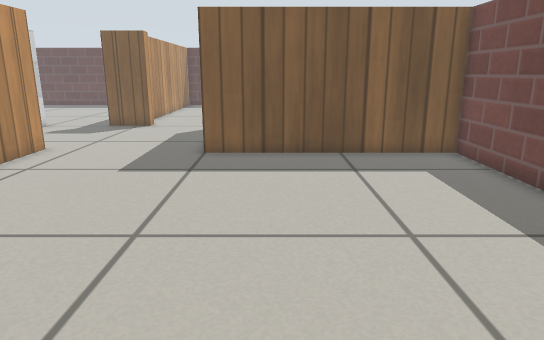
[1] (above)

17 first-person views from a walk through a world built for the Gazebo simulator. The camera is 0.57 m above the floor, tilts 14° down and sees 70° across. The floor is counted in squares, 0.2 m on a side. Each view is taken from the middle of a square. On the plan, view 1 faces up. The plan holds only what a view shows up to about 20 squares ahead; the rest is blank. Gazebo's built-in surfaces are drawn with simple patterns.

[2]
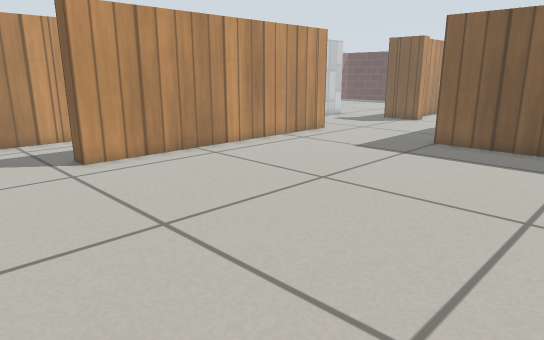

[3]
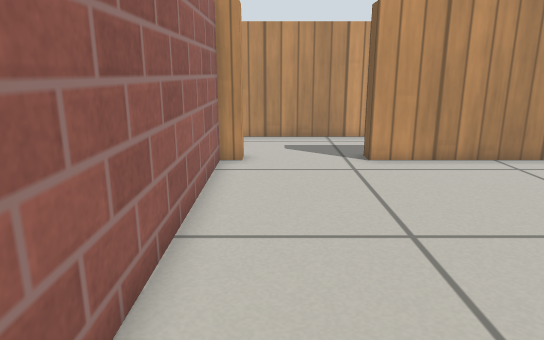

[4]
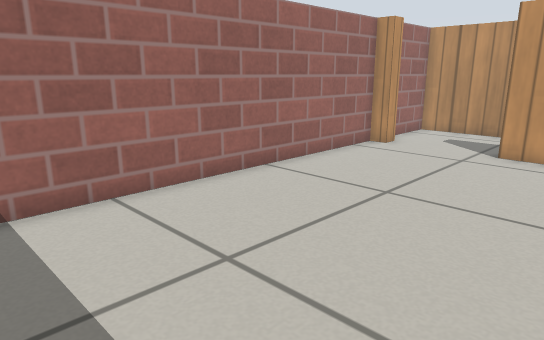

[5]
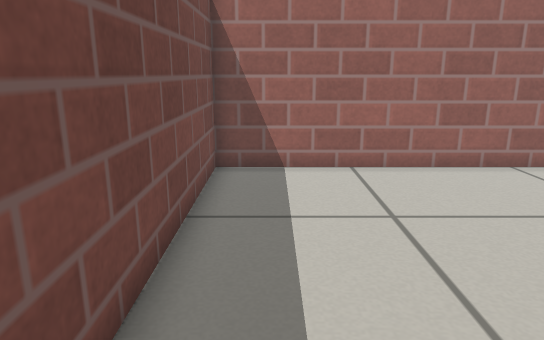

[6]
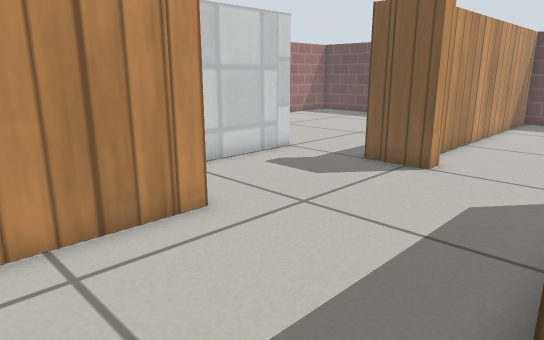

[7]
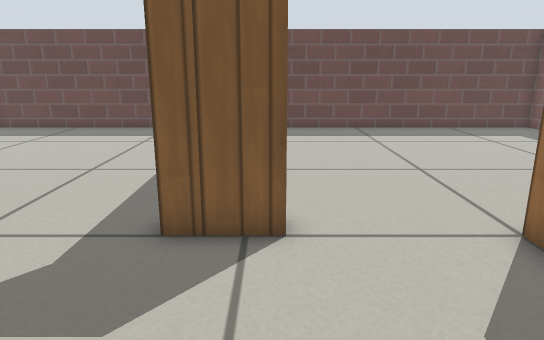

[8]
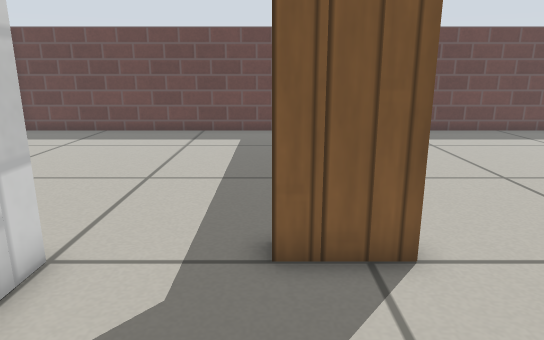

[9]
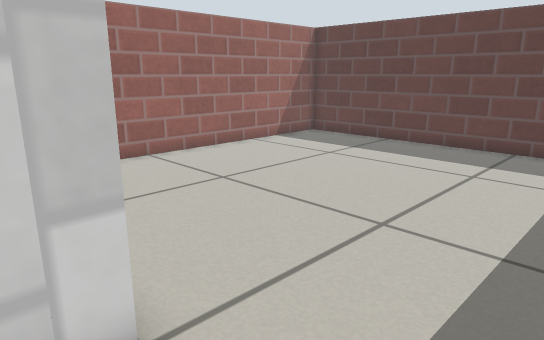

[10]
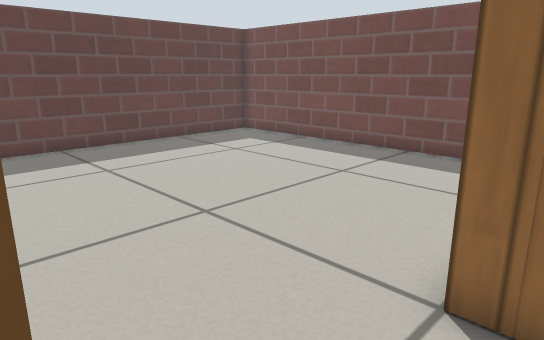

[11]
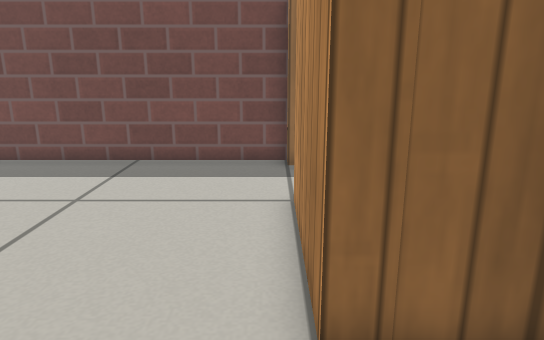

[12]
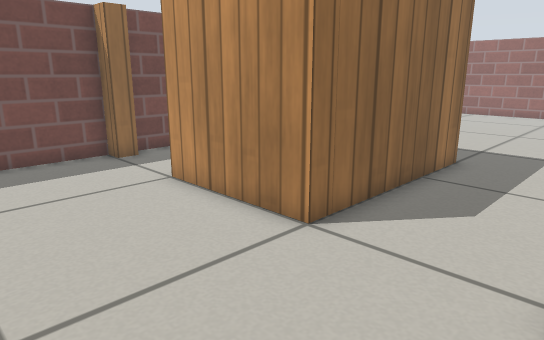

[13]
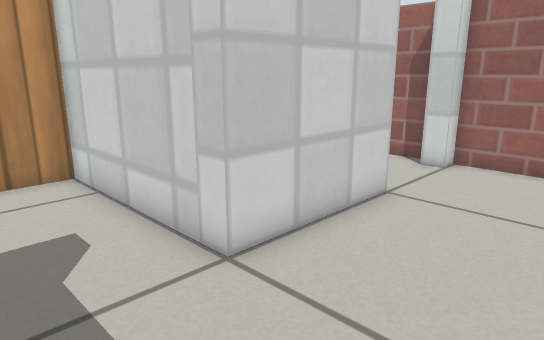

[14]
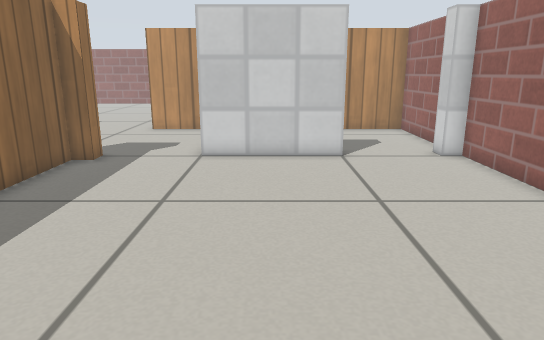

[15]
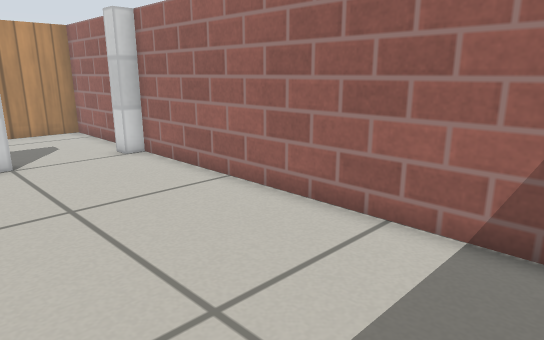

[16]
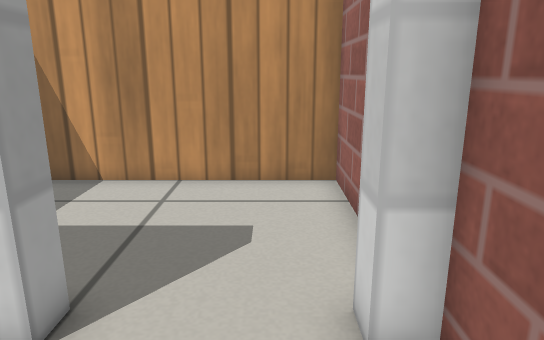

[17]
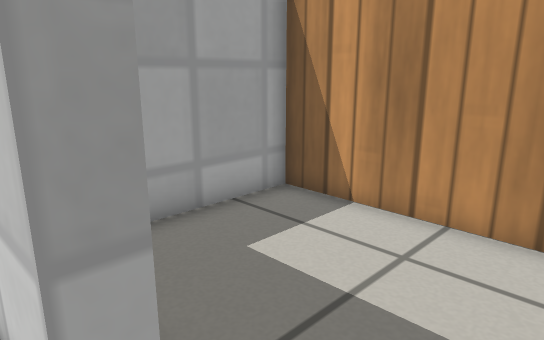

### Floor plan
Points are (right, up) in squares from view 1. A wall is a line through its corners. A room is listed if a view was taken in it or the views show most of it. See-through windows are left out.
Room 1 (views 1, 2, 3, 4, 5, 6, 7)
walls: (6.7, 9.2) (6.7, 14) (-2.5, 14) (-2.5, 15.5); (-8.7, -2) (-8.7, -2.7) (6.7, -2.7) (6.7, 6.9); (-8.7, 14.7) (-8.7, 2.3)
ways out: opening at (-5.5, 14.5) to room 3; opening at (-9, 0) to room 5
Room 2 (views 8, 9, 13, 14, 15, 16, 17)
walls: (-17.5, 21.5) (-12.5, 21.5) (-12.5, 14.8) (-8.7, 14.7); (-9, 21.5) (-9, 22.3) (-8.3, 22.3) (-8.3, 25.7); (-9, 35.8) (-21.8, 35.8) (-21.8, 21.5) (-21, 21.5)
ways out: opening at (-9, 18.5) to room 3; opening at (-19, 21) to room 4
Room 3 (views 10, 11, 12)
walls: (-6.7, 22.4) (-6.7, 21.5) (-9, 21.5); (6, 20.6) (6, 21.5) (6.7, 21.5) (6.7, 35.8) (-6.3, 35.8); (-7.5, 34) (-7.5, 24.1); (-2.5, 15.5) (-2.5, 21.5) (2.5, 21.5)
ways out: opening at (-5.5, 14.5) to room 1; opening at (-9, 18.5) to room 2; opening at (4, 21)
Room 4 (no view inside)
walls: (-17.5, 20.6) (-17.5, 21.5); (-21.8, 20.5) (-21.8, 14.8) (-13.3, 14.8) (-13.3, 18.6); (-21, 21.5) (-21, 20.7)
ways out: opening at (-19, 21) to room 2
Room 5 (no view inside)
walls: (-9.6, -2) (-8.7, -2); (-8.7, 2.3) (-9.5, 2.3); (-13.8, 2.4) (-13.8, -2.7) (-10.9, -2.7)
ways out: opening at (-9, 0) to room 1; opening at (-11.5, 3.5)

Positions as (right, up) in squares from view 1, and headings:
1: (0, 0), facing up
2: (4, -2), facing up-left
3: (4, -1), facing left
4: (6, 6), facing down-left
5: (5, 9), facing down
6: (-2, 10), facing up-left
7: (-7, 15), facing up
8: (-9, 16), facing up
9: (-9, 20), facing up-left
10: (-7, 20), facing up-right
11: (-6, 22), facing right
12: (-7, 27), facing down-right
13: (-9, 26), facing down-left
14: (-15, 35), facing down
15: (-15, 35), facing down-left
16: (-20, 25), facing down
17: (-20, 22), facing down-right
